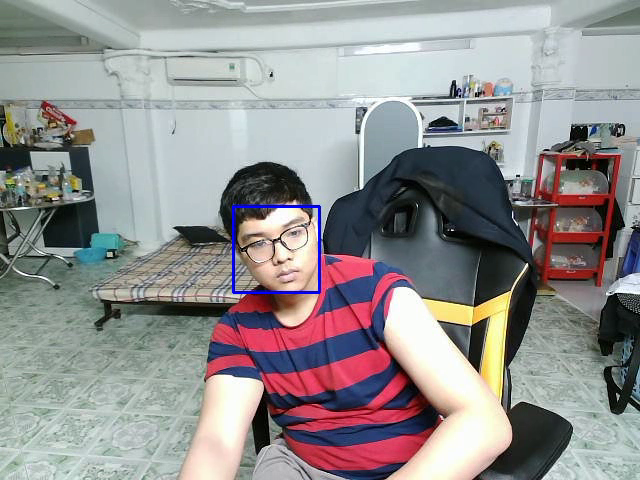
#> input picture frame 11 of CV_project/images/student_capture.mp4, 640 x 480 px, given in place of the camera
$ jupyter execute project1.ipynb
#> lines starting #> are read from the running program, lines starting #| are printed output that depends on the picture; after the words box and inside, x2 and y2 are one past the last pixel; in counts of white or black regions, pixels touching at a corner belong together; pictures that were not available may be replaced by others from this repository, and a replacement may not be noted
[cell 1]
## PUT THIS ALL IN ONE CELL!

import cv2


# Connects to your computer's default camera
cap = cv2.VideoCapture(0)


# Automatically grab width and height from video feed
# (returns float which we need to convert to integer for later on!)
width = int(cap.get(cv2.CAP_PROP_FRAME_WIDTH))
height = int(cap.get(cv2.CAP_PROP_FRAME_HEIGHT))

while True:

    # Capture frame-by-frame
    ret, frame = cap.read()
#> frame is the input picture: shape (480, 640, 3); mean B, G, R 144.2, 143.7, 146

    # Our operations on the frame come here
    gray = cv2.cvtColor(frame, cv2.COLOR_BGR2GRAY)
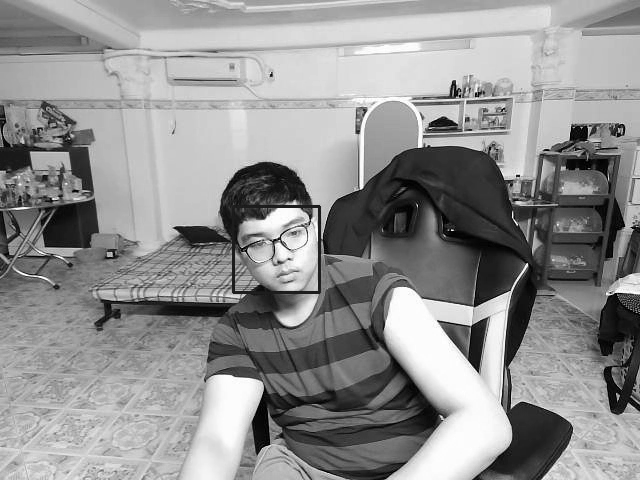
#> gray: shape (480, 640); min 0, max 255, mean 144.4

    # Display the resulting frame
    cv2.imshow('frame',gray)

    # This command let's us quit with the "q" button on a keyboard.
    # Simply pressing X on the window won't work!
    if cv2.waitKey(1) & 0xFF == ord('q'):
#> (key q is pressed here)
        break

# When everything done, release the capture and destroy the windows
cap.release()
cv2.destroyAllWindows()

[cell 2]
## PUT THIS ALL IN ONE CELL!

import cv2


# Connects to your computer's default camera
cap = cv2.VideoCapture(0)


# Automatically grab width and height from video feed
# (returns float which we need to convert to integer for later on!)
width = int(cap.get(cv2.CAP_PROP_FRAME_WIDTH))
height = int(cap.get(cv2.CAP_PROP_FRAME_HEIGHT))
### cu phap de luu video lai
writer = cv2.VideoWriter('DATA/student_capture.mp4', cv2.VideoWriter_fourcc(*'DIVX'),25, (width, height))
# writer = cv2.VideoWriter('DATA/student_capture.mp4', cv2.VideoWriter_fourcc(*'XVID'),25, (width, height)) Mac-Linux


while True:

    # Capture frame-by-frame
    ret, frame = cap.read()

    # Write the video
    writer.write(frame)

    # # Our operations on the frame come here
    # gray = cv2.cvtColor(frame, cv2.COLOR_BGR2GRAY)

    # Display the resulting frame
    cv2.imshow('frame',frame)

    # This command let's us quit with the "q" button on a keyboard.
    # Simply pressing X on the window won't work!
    if cv2.waitKey(1) & 0xFF == ord('q'):
#> (key q is pressed here)
        break

# When everything done, release the capture and destroy the windows
cap.release()
writer.release()
cv2.destroyAllWindows()

[cell 3]
import cv2
import time
# Same command function as streaming, its just now we pass in the file path, nice!
cap = cv2.VideoCapture('DATA/video_capture.mp4')

# FRAMES PER SECOND FOR VIDEO
fps = 25

# Always a good idea to check if the video was acutally there
# If you get an error at thsi step, triple check your file path!!
if cap.isOpened()== False:
    print("Error opening the video file. Please double check your file path for typos. Or move the movie file to the same location as this script/notebook")


# While the video is opened
while cap.isOpened():


    # Read the video file.
    ret, frame = cap.read()

    # If we got frames, show them.
    if ret == True:


         # Display the frame at same frame rate of recording
        # Watch lecture video for full explanation
        time.sleep(1/fps)
        cv2.imshow('frame',frame)

        # Press q to quit
        if cv2.waitKey(25) & 0xFF == ord('q'):

#> (key q is pressed here)
            break

    # Or automatically break this whole loop if the video is over.
    else:
        break

cap.release()
# Closes all the frames
cv2.destroyAllWindows()

[cell 4]
import cv2

cap = cv2.VideoCapture(0)


# Automatically grab width and height from video feed
# (returns float which we need to convert to integer for later on!)
width = int(cap.get(cv2.CAP_PROP_FRAME_WIDTH))
height = int(cap.get(cv2.CAP_PROP_FRAME_HEIGHT))

# We're using // here because in Python // allows for int classical division,
# because we can't pass a float to the cv2.rectangle function

# Coordinates for Rectangle
x = width//2
y = height//2

# Width and height
w = width//4
h = height//4

while True:
    # Capture frame-by-frame
    ret, frame = cap.read()

    # Draw a rectangle on stream

    cv2.rectangle(frame, (x, y), (x+w, y+h), color=(0,0,255),thickness= 4)
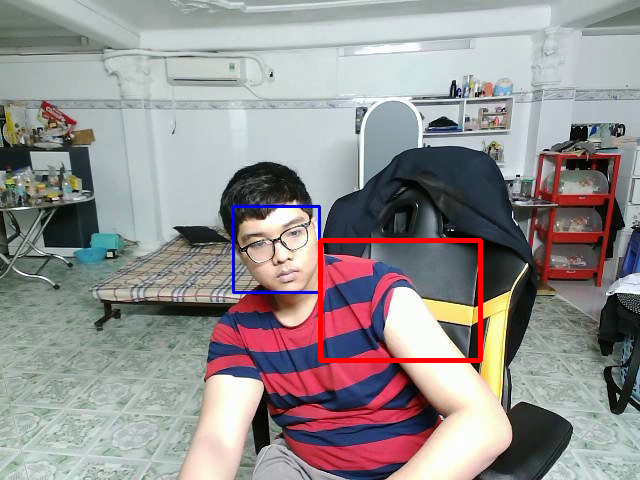
#> frame: shape (480, 640, 3); 0.91% of pixels changed, all inside (x1, y1, x2, y2) = (318, 238, 483, 363)

    # Display the resulting frame
    cv2.imshow('frame', frame)

   # This command let's us quit with the "q" button on a keyboard.
    # Simply pressing X on the window won't work!
    if cv2.waitKey(1) & 0xFF == ord('q'):
#> (key q is pressed here)
        break

# When everything is done, release the capture
cap.release()
cv2.destroyAllWindows()

[cell 5]
import cv2
# Create a function based on a CV2 Event (Left button click)

# mouse callback function
def draw_rectangle(event,x,y,flags,param):

    global pt1,pt2,topLeft_clicked,botRight_clicked

    # get mouse click
    if event == cv2.EVENT_LBUTTONDOWN:

        if topLeft_clicked == True and botRight_clicked == True:
            topLeft_clicked = False
            botRight_clicked = False
            pt1 = (0,0)
            pt2 = (0,0)

        if topLeft_clicked == False:
            pt1 = (x,y)
            topLeft_clicked = True

        elif botRight_clicked == False:
            pt2 = (x,y)
            botRight_clicked = True


# Haven't drawn anything yet!

pt1 = (0,0)
pt2 = (0,0)
topLeft_clicked = False
botRight_clicked = False

cap = cv2.VideoCapture(0)

# Create a named window for connections
cv2.namedWindow('Test')

# Bind draw_rectangle function to mouse cliks
cv2.setMouseCallback('Test', draw_rectangle)


while True:
    # Capture frame-by-frame
    ret, frame = cap.read()

    if topLeft_clicked:
        cv2.circle(frame, center=pt1, radius=5, color=(0,0,255), thickness=-1)

    #drawing rectangle
    if topLeft_clicked and botRight_clicked:
        cv2.rectangle(frame, pt1, pt2, (0, 0, 255), 2)


    # Display the resulting frame
    cv2.imshow('Test', frame)

    # This command let's us quit with the "q" button on a keyboard.
    # Simply pressing X on the window won't work!
    if cv2.waitKey(1) & 0xFF == ord('q'):
#> (key q is pressed here)
        break

# When everything is done, release the capture
cap.release()
cv2.destroyAllWindows()

[cell 6]
# Create a function based on a CV2 Event (Left button click)

# mouse callback function
def draw_circle(event,x,y,flags,param):

    global center,clicked

    # get mouse click on down and track center
    if event == cv2.EVENT_LBUTTONDOWN:
        center = (x, y)
        clicked = False

    # Use boolean variable to track if the mouse has been released
    if event == cv2.EVENT_LBUTTONUP:
        clicked = True


# Haven't drawn anything yet!
center = (0,0)
clicked = False


# Capture Video
cap = cv2.VideoCapture(0)

# Create a named window for connections
cv2.namedWindow('Test')

# Bind draw_rectangle function to mouse cliks
cv2.setMouseCallback('Test', draw_circle)


while True:
    # Capture frame-by-frame
    ret, frame = cap.read()

    # Use if statement to see if clicked is true
    if clicked==True:
        # Draw circle on frame
        cv2.circle(frame, center=center, radius=50, color=(255,0,0), thickness=5)

    # Display the resulting frame
    cv2.imshow('Test', frame)

    # This command let's us quit with the "q" button on a keyboard.
    # Simply pressing X on the window won't work!
    if cv2.waitKey(1) & 0xFF == ord('q'):
#> (key q is pressed here)

$ run again, starting later in the video
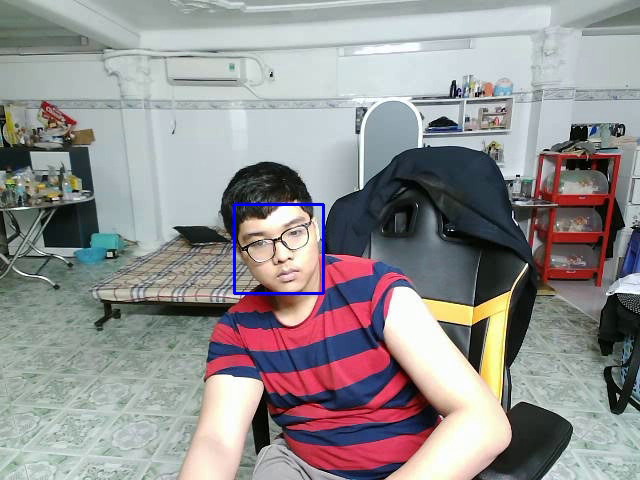
#> input picture frame 49 of CV_project/images/student_capture.mp4, 640 x 480 px, given in place of the camera
#> frame is the input picture: shape (480, 640, 3); mean B, G, R 144.2, 143.7, 146
#> `gray = cv2.cvtColor(frame, cv2.COLOR_BGR2GRAY)`:
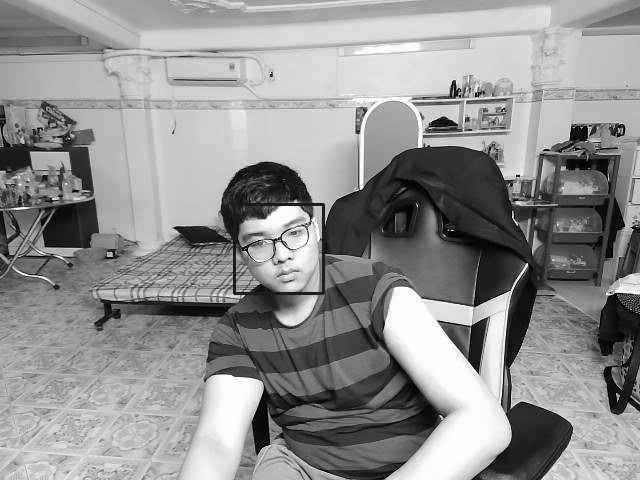
#> gray: shape (480, 640); min 0, max 255, mean 144.5
#> `cv2.rectangle(frame, (x, y), (x+w, y+h), color=(0,0,255),thickness= 4)`:
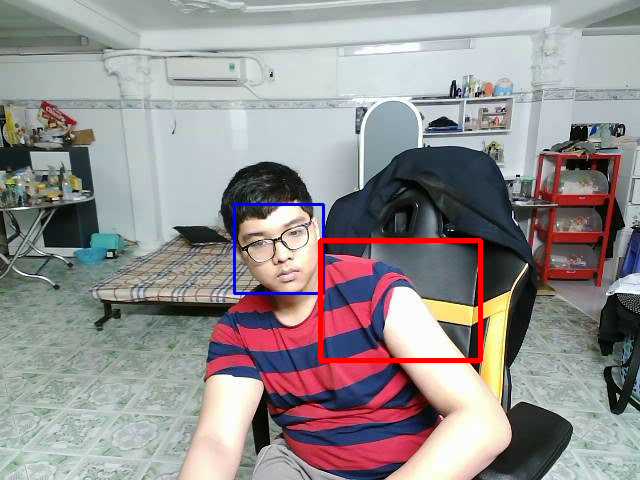
#> frame: shape (480, 640, 3); 0.91% of pixels changed, all inside (x1, y1, x2, y2) = (318, 238, 483, 363)

$ run again, starting later in the video
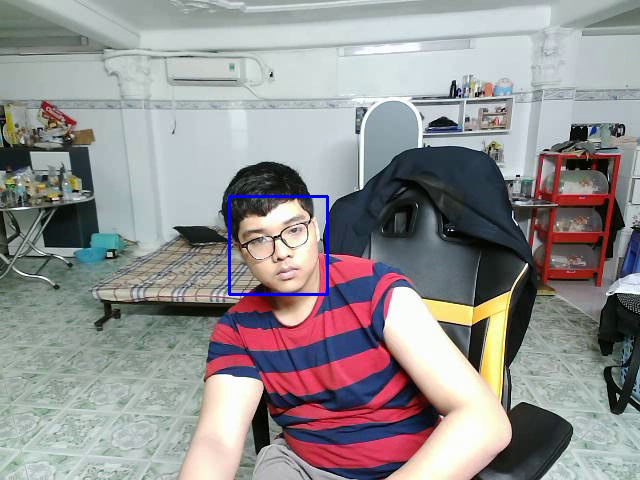
#> input picture frame 88 of CV_project/images/student_capture.mp4, 640 x 480 px, given in place of the camera
#> frame is the input picture: shape (480, 640, 3); mean B, G, R 144.5, 143.9, 146.2
#> `gray = cv2.cvtColor(frame, cv2.COLOR_BGR2GRAY)`:
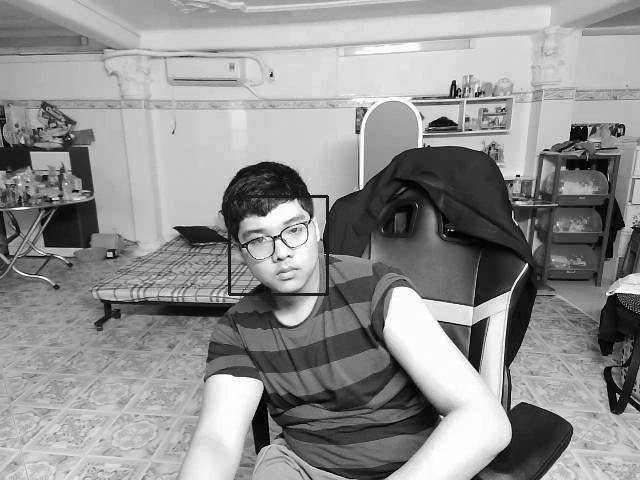
#> gray: shape (480, 640); min 0, max 255, mean 144.6
#> `cv2.rectangle(frame, (x, y), (x+w, y+h), color=(0,0,255),thickness= 4)`:
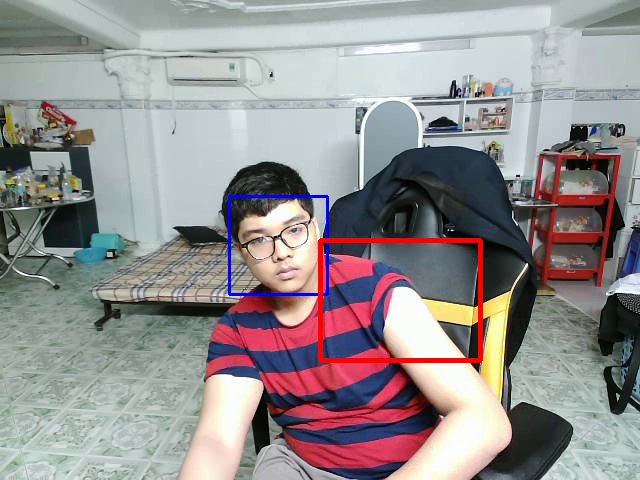
#> frame: shape (480, 640, 3); 0.91% of pixels changed, all inside (x1, y1, x2, y2) = (318, 238, 483, 363)
